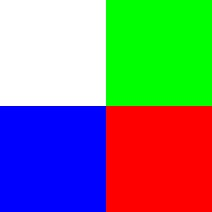
#> input picture OpenCV/img.jpg, 212 x 212 px
$ python pintandoimg9.py
#> lines starting #> are read from the running program, lines starting #| are printed output that depends on the picture; after the words box and inside, x2 and y2 are one past the last pixel; in counts of white or black regions, pixels touching at a corner belong together
import numpy as np
import cv2
imagem = cv2.imread('img.jpg')
#> imagem is the input picture: shape (212, 212, 3); mean B, G, R 127.4, 127.5, 127.2
vermelho = (0, 0, 0)
verde = (0, 255, 0)
azul = (255, 0, 0)
cv2.line(imagem, (0, 0), (100, 200), verde) #recebe 4 parametros 1= a img, 2=ponto inicial, 3=ponto final, 4 = cor (x,x,x)
cv2.line(imagem, (300, 200), (150, 150), vermelho, 5) #ultimo argumento é a qtd de pxl
cv2.rectangle(imagem, (20, 20), (120, 120), azul, 10)
cv2.rectangle(imagem, (200, 50), (225, 125), verde, -1)
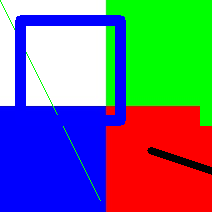
#> imagem: shape (212, 212, 3); mean B, G, R 134.4, 112.5, 110.3
(X, Y) = (imagem.shape[1] // 2, imagem.shape[0] // 2)
#> X = 106; Y = 106
for raio in range(0, 175, 15):
    cv2.circle(imagem, (X, Y), raio, vermelho)
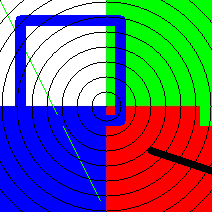
#> imagem: shape (212, 212, 3); 5.94% of pixels changed, all inside (x1, y1, x2, y2) = (0, 0, 212, 212)
cv2.imshow("Desenhando sobre a imagem", imagem)
cv2.waitKey(0)
